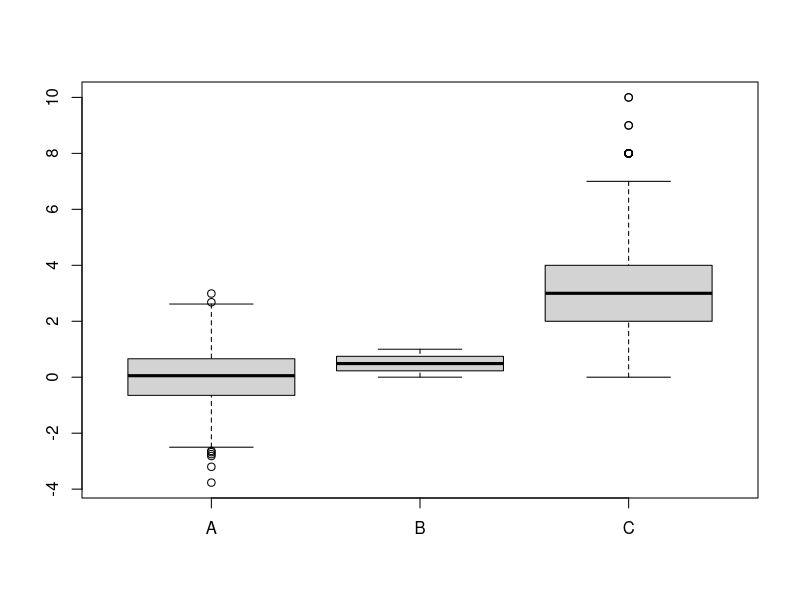
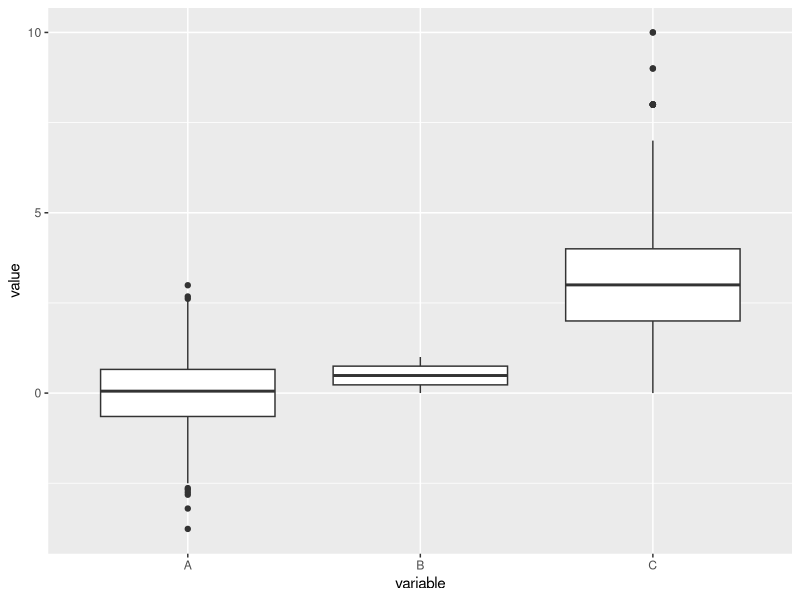
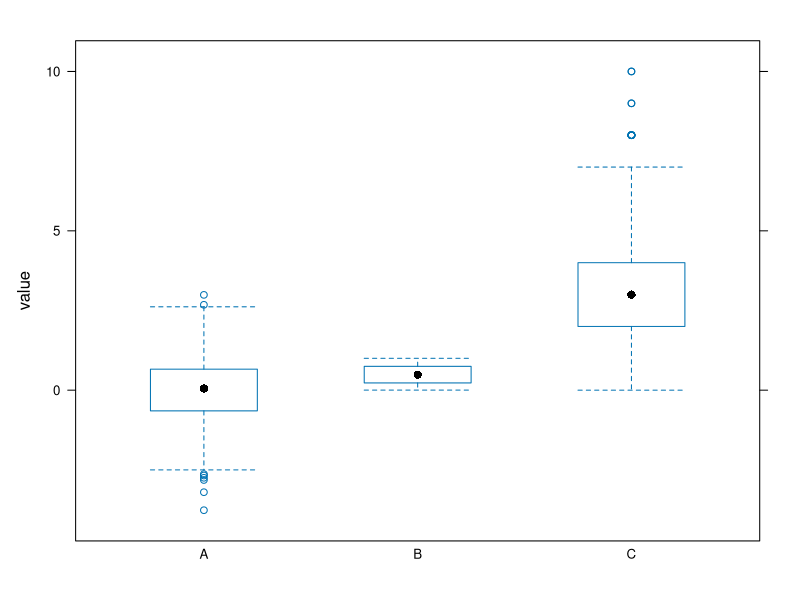
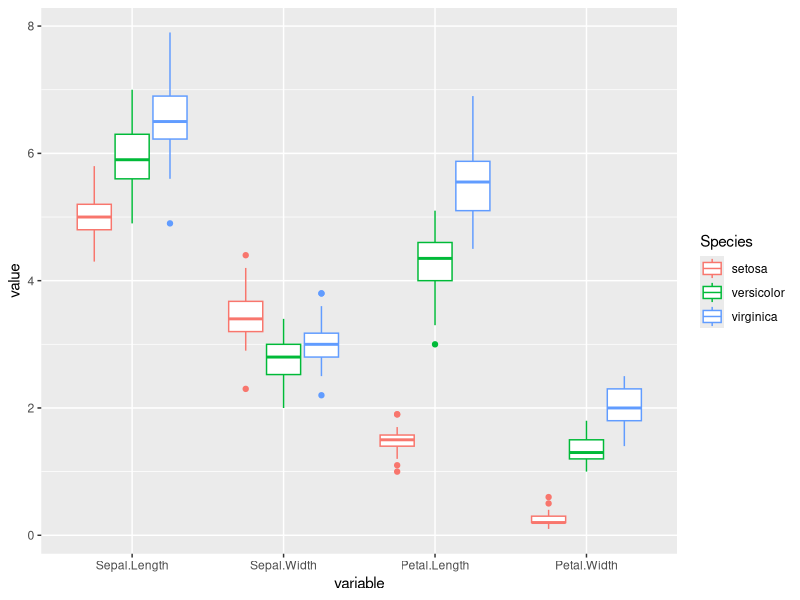

Here is the R script that generated these plots, in order:
## ---- chunk 1
set.seed(123456)
data<-data.frame(A = rnorm(1000), B = runif(1000), C=rpois(1000,3))
head(data)
## ---- chunk 2
boxplot(data)
## ---- chunk 3
install.packages("reshape2")
library("reshape2")
## ---- chunk 4
data_long<-melt(data)
head(data_long)
## ---- chunk 5
install.packages("ggplot2")
library("ggplot2")
## ---- chunk 6
ggplot(data_long, aes(x=variable, y=value))+geom_boxplot()
## ---- chunk 7
install.packages("lattice")
library("lattice")
## ---- chunk 8
bwplot(value ~ variable, data_long)
## ---- chunk 9
data(iris)
iris_long<-melt(iris, id ="Species")
head(iris_long)
## ---- chunk 10
ggplot(iris_long, aes(x=variable, y=value, color=Species))+geom_boxplot()
